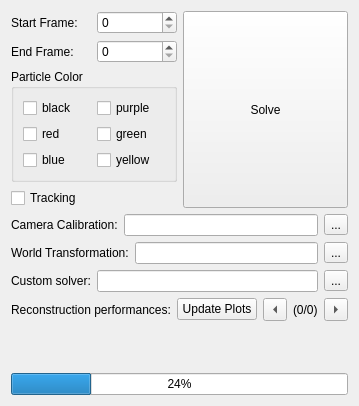
                 <widget class="QWidget" name="tab_reconstruct">
                  <property name="autoFillBackground">
                   <bool>true</bool>
                  </property>
                  <attribute name="title">
                   <string>3D-Reconstruct</string>
                  </attribute>
                  <layout class="QVBoxLayout" name="verticalLayout_12">
                   <item>
                    <layout class="QHBoxLayout" name="horizontalLayout_5">
                     <item>
                      <layout class="QVBoxLayout" name="verticalLayout_11">
                       <item>
                        <layout class="QHBoxLayout" name="horizontalLayout_6">
                         <item>
                          <widget class="QLabel" name="lbl_start">
                           <property name="text">
                            <string>Start Frame:</string>
                           </property>
                          </widget>
                         </item>
                         <item>
                          <widget class="QSpinBox" name="start_frame"/>
                         </item>
                        </layout>
                       </item>
                       <item>
                        <layout class="QHBoxLayout" name="horizontalLayout_7">
                         <item>
                          <widget class="QLabel" name="lbl_end">
                           <property name="text">
                            <string>End Frame:</string>
                           </property>
                          </widget>
                         </item>
                         <item>
                          <widget class="QSpinBox" name="end_frame"/>
                         </item>
                        </layout>
                       </item>
                       <item>
                        <widget class="QGroupBox" name="group_colors_reconstruction">
                         <property name="title">
                          <string>Particle Color</string>
                         </property>
                         <layout class="QGridLayout" name="gridLayout_2">
                          <item row="0" column="1">
                           <widget class="QCheckBox" name="cb_purple">
                            <property name="text">
                             <string>purple</string>
                            </property>
                           </widget>
                          </item>
                          <item row="1" column="1">
                           <widget class="QCheckBox" name="cb_green">
                            <property name="text">
                             <string>green</string>
                            </property>
                           </widget>
                          </item>
                          <item row="1" column="0">
                           <widget class="QCheckBox" name="cb_red">
                            <property name="text">
                             <string>red</string>
                            </property>
                           </widget>
                          </item>
                          <item row="0" column="0">
                           <widget class="QCheckBox" name="cb_black">
                            <property name="text">
                             <string>black</string>
                            </property>
                           </widget>
                          </item>
                          <item row="2" column="1">
                           <widget class="QCheckBox" name="cb_yellow">
                            <property name="text">
                             <string>yellow</string>
                            </property>
                           </widget>
                          </item>
                          <item row="2" column="0">
                           <widget class="QCheckBox" name="cb_blue">
                            <property name="text">
                             <string>blue</string>
                            </property>
                           </widget>
                          </item>
                         </layout>
                        </widget>
                       </item>
                       <item>
                        <widget class="QCheckBox" name="cb_tracking">
                         <property name="text">
                          <string>Tracking</string>
                         </property>
                        </widget>
                       </item>
                      </layout>
                     </item>
                     <item>
                      <widget class="QPushButton" name="pb_solve">
                       <property name="sizePolicy">
                        <sizepolicy hsizetype="Minimum" vsizetype="Minimum">
                         <horstretch>0</horstretch>
                         <verstretch>0</verstretch>
                        </sizepolicy>
                       </property>
                       <property name="text">
                        <string>Solve</string>
                       </property>
                      </widget>
                     </item>
                    </layout>
                   </item>
                   <item>
                    <layout class="QHBoxLayout" name="horizontalLayout_8">
                     <item>
                      <widget class="QLabel" name="lbl_calibration">
                       <property name="text">
                        <string>Camera Calibration:</string>
                       </property>
                      </widget>
                     </item>
                     <item>
                      <widget class="QLineEdit" name="le_calibration"/>
                     </item>
                     <item>
                      <widget class="QToolButton" name="tb_calibration">
                       <property name="text">
                        <string>...</string>
                       </property>
                      </widget>
                     </item>
                    </layout>
                   </item>
                   <item>
                    <layout class="QHBoxLayout" name="horizontalLayout_10" stretch="0,0,0">
                     <item>
                      <widget class="QLabel" name="lbl_transformation">
                       <property name="text">
                        <string>World Transformation:</string>
                       </property>
                      </widget>
                     </item>
                     <item>
                      <widget class="QLineEdit" name="le_transformation"/>
                     </item>
                     <item>
                      <widget class="QToolButton" name="tb_transformation">
                       <property name="text">
                        <string>...</string>
                       </property>
                      </widget>
                     </item>
                    </layout>
                   </item>
                   <item>
                    <layout class="QHBoxLayout" name="horizontalLayout_9" stretch="0,0,0">
                     <item>
                      <widget class="QLabel" name="lbl_solver">
                       <property name="text">
                        <string>Custom solver:</string>
                       </property>
                      </widget>
                     </item>
                     <item>
                      <widget class="QLineEdit" name="le_solver"/>
                     </item>
                     <item>
                      <widget class="QToolButton" name="tb_solver">
                       <property name="text">
                        <string>...</string>
                       </property>
                      </widget>
                     </item>
                    </layout>
                   </item>
                   <item>
                    <layout class="QHBoxLayout" name="horizontalLayout_11">
                     <item>
                      <widget class="QLabel" name="lbl_plots">
                       <property name="text">
                        <string>Reconstruction performances:</string>
                       </property>
                      </widget>
                     </item>
                     <item>
                      <widget class="QPushButton" name="pb_update_plots">
                       <property name="sizePolicy">
                        <sizepolicy hsizetype="Maximum" vsizetype="Fixed">
                         <horstretch>0</horstretch>
                         <verstretch>0</verstretch>
                        </sizepolicy>
                       </property>
                       <property name="text">
                        <string>Update Plots</string>
                       </property>
                      </widget>
                     </item>
                     <item>
                      <widget class="QToolButton" name="tb_plots_left">
                       <property name="text">
                        <string>...</string>
                       </property>
                       <property name="toolButtonStyle">
                        <enum>Qt::ToolButtonIconOnly</enum>
                       </property>
                       <property name="arrowType">
                        <enum>Qt::LeftArrow</enum>
                       </property>
                      </widget>
                     </item>
                     <item>
                      <widget class="QLabel" name="lbl_current_plot">
                       <property name="sizePolicy">
                        <sizepolicy hsizetype="Maximum" vsizetype="Preferred">
                         <horstretch>0</horstretch>
                         <verstretch>0</verstretch>
                        </sizepolicy>
                       </property>
                       <property name="text">
                        <string>(0/0)</string>
                       </property>
                      </widget>
                     </item>
                     <item>
                      <widget class="QToolButton" name="tb_plots_right">
                       <property name="text">
                        <string>...</string>
                       </property>
                       <property name="arrowType">
                        <enum>Qt::RightArrow</enum>
                       </property>
                      </widget>
                     </item>
                    </layout>
                   </item>
                   <item>
                    <widget class="QStackedWidget" name="stacked_plots">
                     <property name="frameShape">
                      <enum>QFrame::NoFrame</enum>
                     </property>
                    </widget>
                   </item>
                   <item>
                    <spacer name="verticalSpacer_2">
                     <property name="orientation">
                      <enum>Qt::Vertical</enum>
                     </property>
                     <property name="sizeHint" stdset="0">
                      <size>
                       <width>20</width>
                       <height>40</height>
                      </size>
                     </property>
                    </spacer>
                   </item>
                   <item>
                    <widget class="QProgressBar" name="progress_reconstruction">
                     <property name="value">
                      <number>24</number>
                     </property>
                     <property name="invertedAppearance">
                      <bool>false</bool>
                     </property>
                    </widget>
                   </item>
                  </layout>
                 </widget>
